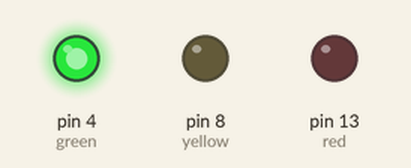
This sketch was run on a simulated Arduino Uno, built with avr-gcc and run on an emulated ATmega328P. On the bench: output pins drawn as LEDs (lit = HIGH).

Above: at 1.0 s.
At 2.5 s:
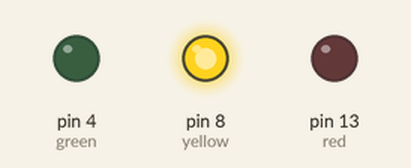
At 4.0 s:
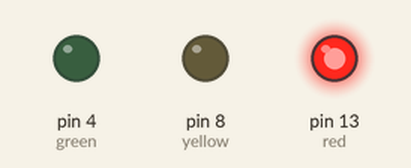
Timing chart, 0 to 6.5 s (numbered marks = the images above):
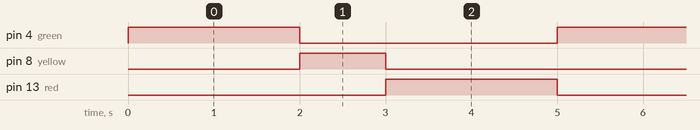

Measured:
- by itself, pin 4 (green), pin 13 (red): alternates HIGH for 2.0 s and LOW for 3.0 s
- by itself, pin 8 (yellow): alternates HIGH for 1.0 s and LOW for 4.0 s
- by itself, everything shown: repeats every 5.0 s, in 3 steps

The sketch:

traffic_light.ino
```cpp
int red = 13;
int yellow = 8;
int green = 4;

void setup() {
  // initialize a digital pin as an output, then set its value to High (5 volts)
  pinMode(red, OUTPUT);  // assigns output function to pin number 12
  digitalWrite(red, LOW); // Turn it on
  pinMode(yellow, OUTPUT);
  digitalWrite(yellow, LOW);
  pinMode(green, OUTPUT);
  digitalWrite(green, HIGH);
}

void loop() {
  // main code to run repeatedly:
  digitalWrite(red, LOW);
  digitalWrite(yellow, LOW);
  digitalWrite(green, HIGH);
  delay(2000);
  digitalWrite(red, LOW);
  digitalWrite(yellow, HIGH);
  digitalWrite(green, LOW);
  delay(1000);
  digitalWrite(red, HIGH);
  digitalWrite(yellow, LOW);
  digitalWrite(green, LOW);
  delay(2000);
}
```
